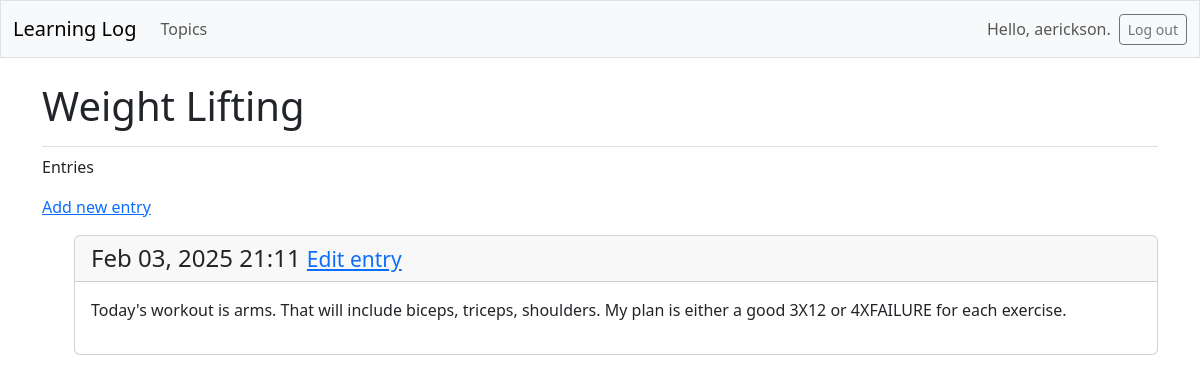
Screenshot of /topics/5/ (signed in) with the database file from the repository.
### learning_logs/models.py (models this page shows, shortened)
class Topic(models.Model):
    text = models.CharField(max_length=200)
    date_added = models.DateTimeField(auto_now_add=True)
    owner = models.ForeignKey(User, on_delete=models.CASCADE)

class Entry(models.Model):
    topic = models.ForeignKey(Topic, on_delete=models.CASCADE)
    text = models.TextField()
    date_added = models.DateTimeField(auto_now_add=True)
    class Meta:
        verbose_name_plural = 'entries'

### learning_logs/views.py (the view)
# urls.py: path('topics/<int:topic_id>/', views.topic, name='topic'),
@login_required
def topic(request, topic_id):
    topic = Topic.objects.get(id=topic_id)
    if topic.owner != request.user:
        raise Http404
    entries = topic.entry_set.order_by('-date_added')
    context = {'topic': topic, 'entries': entries}
    return render(request, 'learning_logs/topic.html', context)

### learning_logs/templates/learning_logs/topic.html
{% extends 'learning_logs/base.html' %}
{% block page_header %}
    <h1>{{ topic.text }}</h1>
{% endblock page_header %}
{% block content %}
    <p>Entries</p>
    <p>
        <a href="{% url 'learning_logs:new_entry' topic.id %}">Add new entry</a>
    </p>
    <ul>
        {% for entry in entries %}
            <div class="card mb-3">
                <h4 class="card-header">
                    {{ entry.date_added|date:'M d, Y H:i' }}
                    <small><a href="{% url 'learning_logs:edit_entry' entry.id %}">
                    Edit entry</a></small>
                </h4>
                <div class="card-body">{{ entry.text|linebreaks }}</div>
            </div>
        {% empty %}
            <p>There are no entries for this topic yet.</p>
        {% endfor %}
    </ul>
{% endblock content %}

### learning_logs/templates/learning_logs/base.html (shortened to what this page needs)
<!doctype html>
<html lang="en">
<head>
    {% load django_bootstrap5 %}
    {% bootstrap_css %}
</head>
<body>
    <nav class="navbar navbar-expand-md navbar-light bg-light mb-4 border">
        <div class="container-fluid">
            <a class="navbar-brand" href="{% url 'learning_logs:index' %}">
                Learning Log</a>
            <div class="collapse navbar-collapse" id="navbarCollapse">
                <ul class="navbar-nav me-auto mb-2 mb-md-0">
                    <li class="nav-item">
                        <a class="nav-link" href="{% url 'learning_logs:topics' %}">
                            Topics</a></li>
                </ul>
                <ul class="navbar-nav ms-auto mb-2 mb-md-0">
                {% if user.is_authenticated %}
                <li class="nav-item">
                        <span class="navbar-text me-2">Hello, {{ user.username }}.</span>
                </li>
                {% endif %}
                </ul>
                {% if user.is_authenticated %}
                <form action="{% url 'accounts:logout' %}" method="post">
                    <button name='submit' class='btn btn-outline-secondary btn-sm'>
                        Log out
                    </button>
                </form>
                {% endif %}
            </div>
        </div>
    </nav>
<main class="container">
    <div class="pb-2 mb-2 border-bottom">
        {% block page_header %}{% endblock page_header %}
    </div>
    <div>
        {% block content %}{% endblock content %}
    </div>
</main>
</body>
</html>

### rows the page displays
Topic: text "Weight Lifting"
Entry: date_added "Feb 03, 2025 21:11", text "Today's workout is arms. That will include biceps, triceps, shoulders. My plan is either a good 3X12 or 4XFAILURE for each exercise."

### other values shown
{{ user.username }} "aerickson"
